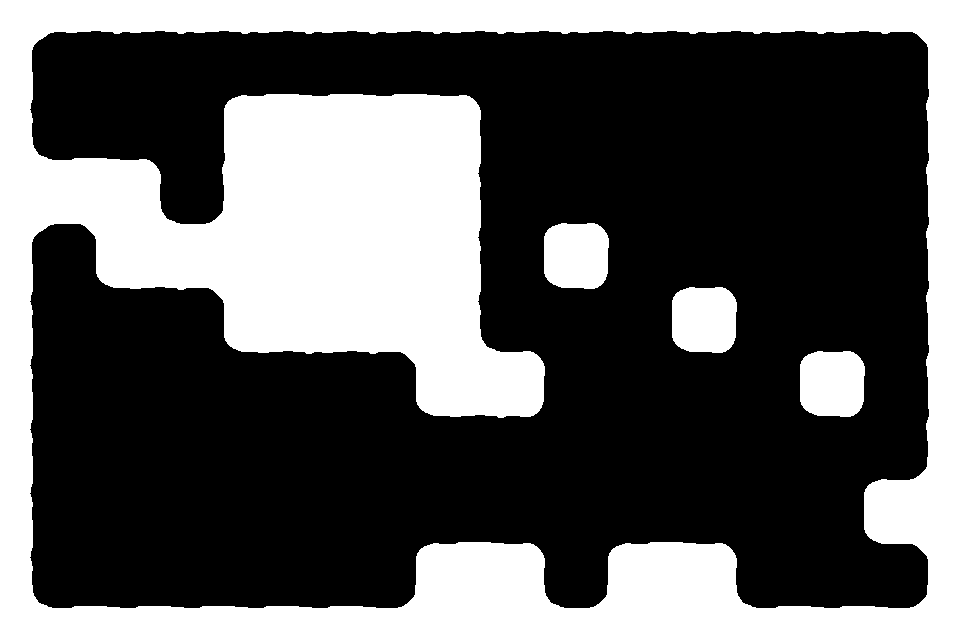

A 2D game scene composited from a Tiled map and its tileset images. What follows is a short description and the map's XML, with every tile layer's data as written:
An orthogonal 15x10 tile map with 64x64 px tiles, 1 tile layer (Chao) and 17 objects (13x Prefab, 3x Fronteira, Jogador).

<map version="1.0" orientation="orthogonal" renderorder="right-down" width="15" height="10" tilewidth="64" tileheight="64" nextobjectid="41">
 <tileset firstgid="1" source="TilesetSimples/tileset.tsx" />
 <layer name="Chao" width="15" height="10">
  <properties>
   <property name="unity:layer" value="Solido" />
  </properties>
  <data encoding="csv">
10,12,12,12,12,12,12,12,12,12,12,12,12,12,9,
8,0,0,1,2,2,2,3,0,0,0,0,0,0,6,
5,2,3,6,7,7,7,8,0,0,0,0,0,0,6,
10,9,5,4,7,7,7,8,1,3,0,0,0,0,6,
8,11,12,9,7,7,7,8,11,13,1,3,0,0,6,
8,0,0,11,12,12,9,5,3,0,11,13,1,3,6,
8,0,0,0,0,0,11,12,13,0,0,0,11,13,6,
8,0,0,0,0,0,0,0,0,0,0,0,0,1,4,
8,0,0,0,0,0,1,2,3,1,2,3,0,11,9,
5,2,2,2,2,2,4,7,5,4,7,5,2,2,4
</data>
 </layer>
 <objectgroup name="Objetos" offsetx="0" offsety="-32">
  <properties>
   <property name="unity:layer" value="Objetos" />
  </properties>
  <object id="4" name="Porta" type="Prefab" gid="17" x="27" y="407" width="64" height="64" />
  <object id="5" name="Chave" type="Prefab" gid="18" x="52" y="630" width="64" height="64" />
  <object id="8" name="Cristal" type="Prefab" gid="23" x="797" y="286" width="64" height="64" />
  <object id="9" name="Bloco" type="Prefab" gid="21" x="15" y="455" width="64" height="64" />
  <object id="13" name="Fronteira" x="-65" y="-288" width="64" height="929" />
  <object id="14" name="Fronteira" x="0" y="-320" width="960" height="64" />
  <object id="15" name="Fronteira" x="960" y="-288" width="64" height="928" />
  <object id="30" name="Jogador" gid="24" x="32" y="184" width="64" height="64">
   <properties>
    <property name="PrefabSwap" type="bool" value="true" />
   </properties>
  </object>
  <object id="32" name="Bloco" type="Prefab" gid="21" x="46" y="456" width="64" height="64" />
  <object id="33" name="Bloco" type="Prefab" gid="21" x="80" y="485" width="64" height="64" />
  <object id="34" name="Bloco" type="Prefab" gid="21" x="114" y="516" width="64" height="64" />
  <object id="35" name="Bloco" type="Prefab" gid="21" x="147" y="547" width="64" height="64" />
  <object id="36" name="Bloco" type="Prefab" gid="21" x="179" y="578" width="64" height="64" />
  <object id="37" name="Bloco" type="Prefab" gid="21" x="210" y="613" width="64" height="64" />
  <object id="38" name="Bloco" type="Prefab" gid="21" x="243" y="642" width="64" height="64" />
  <object id="39" name="Espinho" type="Prefab" gid="14" x="545" y="643" width="64" height="64">
   <properties>
    <property name="unity:layer" value="Morte" />
   </properties>
  </object>
  <object id="40" name="Espinho" type="Prefab" gid="14" x="476" y="391" width="64" height="64">
   <properties>
    <property name="unity:layer" value="Morte" />
   </properties>
  </object>
 </objectgroup>
</map>
